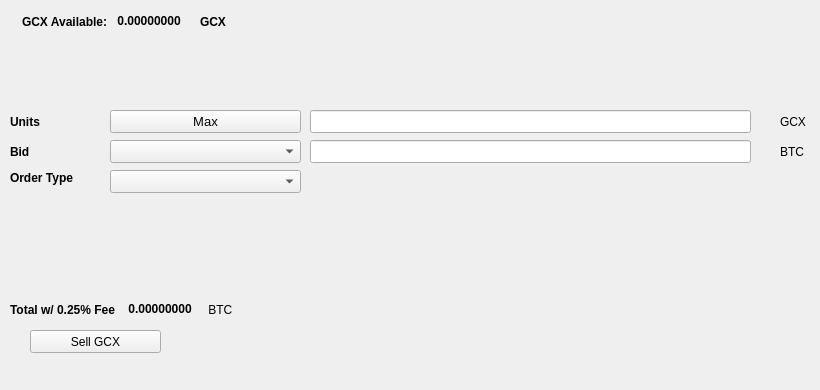
   <widget class="QWidget" name="SellTab">
    <attribute name="title">
     <string>Sell</string>
    </attribute>
    <widget class="QLabel" name="label_16">
     <property name="geometry">
      <rect>
       <x>780</x>
       <y>140</y>
       <width>31</width>
       <height>23</height>
      </rect>
     </property>
     <property name="text">
      <string>BTC</string>
     </property>
    </widget>
    <widget class="QComboBox" name="SellBidcomboBox">
     <property name="geometry">
      <rect>
       <x>110</x>
       <y>140</y>
       <width>191</width>
       <height>23</height>
      </rect>
     </property>
     <property name="font">
      <font>
       <pointsize>10</pointsize>
      </font>
     </property>
    </widget>
    <widget class="QLabel" name="label_18">
     <property name="geometry">
      <rect>
       <x>10</x>
       <y>110</y>
       <width>46</width>
       <height>23</height>
      </rect>
     </property>
     <property name="font">
      <font>
       <weight>75</weight>
       <bold>true</bold>
      </font>
     </property>
     <property name="text">
      <string>Units</string>
     </property>
    </widget>
    <widget class="QPushButton" name="Sell_Max_Amount">
     <property name="geometry">
      <rect>
       <x>110</x>
       <y>110</y>
       <width>191</width>
       <height>23</height>
      </rect>
     </property>
     <property name="font">
      <font>
       <pointsize>10</pointsize>
      </font>
     </property>
     <property name="text">
      <string>Max</string>
     </property>
    </widget>
    <widget class="QLabel" name="label_20">
     <property name="geometry">
      <rect>
       <x>10</x>
       <y>170</y>
       <width>91</width>
       <height>16</height>
      </rect>
     </property>
     <property name="font">
      <font>
       <weight>75</weight>
       <bold>true</bold>
      </font>
     </property>
     <property name="text">
      <string>Order Type</string>
     </property>
    </widget>
    <widget class="QComboBox" name="SellOrdertypeCombo">
     <property name="geometry">
      <rect>
       <x>110</x>
       <y>170</y>
       <width>191</width>
       <height>23</height>
      </rect>
     </property>
     <property name="font">
      <font>
       <pointsize>10</pointsize>
      </font>
     </property>
    </widget>
    <widget class="QLabel" name="label_21">
     <property name="geometry">
      <rect>
       <x>10</x>
       <y>140</y>
       <width>46</width>
       <height>23</height>
      </rect>
     </property>
     <property name="font">
      <font>
       <weight>75</weight>
       <bold>true</bold>
      </font>
     </property>
     <property name="text">
      <string>Bid</string>
     </property>
    </widget>
    <widget class="QLabel" name="label_22">
     <property name="geometry">
      <rect>
       <x>780</x>
       <y>110</y>
       <width>31</width>
       <height>23</height>
      </rect>
     </property>
     <property name="text">
      <string>GCX</string>
     </property>
    </widget>
    <widget class="QLineEdit" name="UnitsInputGCX">
     <property name="geometry">
      <rect>
       <x>310</x>
       <y>110</y>
       <width>441</width>
       <height>23</height>
      </rect>
     </property>
     <property name="font">
      <font>
       <pointsize>9</pointsize>
       <weight>75</weight>
       <bold>true</bold>
      </font>
     </property>
    </widget>
    <widget class="QLineEdit" name="SellBidPriceEdit">
     <property name="geometry">
      <rect>
       <x>310</x>
       <y>140</y>
       <width>441</width>
       <height>23</height>
      </rect>
     </property>
     <property name="font">
      <font>
       <pointsize>9</pointsize>
       <weight>75</weight>
       <bold>true</bold>
      </font>
     </property>
    </widget>
    <widget class="QPushButton" name="SellGCXBTN">
     <property name="geometry">
      <rect>
       <x>30</x>
       <y>330</y>
       <width>131</width>
       <height>23</height>
      </rect>
     </property>
     <property name="text">
      <string>Sell GCX</string>
     </property>
     <property name="icon">
      <iconset resource="../gcx">
       <normaloff>:/icons/bitcoin</normaloff>:/icons/bitcoin</iconset>
     </property>
    </widget>
    <widget class="QWidget" name="layoutWidget3">
     <property name="geometry">
      <rect>
       <x>22</x>
       <y>12</y>
       <width>258</width>
       <height>19</height>
      </rect>
     </property>
     <layout class="QHBoxLayout" name="horizontalLayout">
      <item>
       <widget class="QLabel" name="label232_2">
        <property name="font">
         <font>
          <weight>75</weight>
          <bold>true</bold>
         </font>
        </property>
        <property name="text">
         <string>GCX Available:</string>
        </property>
       </widget>
      </item>
      <item>
       <widget class="QLabel" name="GCXAvailableLabel">
        <property name="palette">
         <palette>
          <active>
           <colorrole role="WindowText">
            <brush brushstyle="SolidPattern">
             <color alpha="255">
              <red>0</red>
              <green>0</green>
              <blue>0</blue>
             </color>
            </brush>
           </colorrole>
           <colorrole role="Button">
            <brush brushstyle="SolidPattern">
             <color alpha="255">
              <red>0</red>
              <green>170</green>
              <blue>0</blue>
             </color>
            </brush>
           </colorrole>
           <colorrole role="Light">
            <brush brushstyle="SolidPattern">
             <color alpha="255">
              <red>0</red>
              <green>255</green>
              <blue>0</blue>
             </color>
            </brush>
           </colorrole>
           <colorrole role="Midlight">
            <brush brushstyle="SolidPattern">
             <color alpha="255">
              <red>0</red>
              <green>212</green>
              <blue>0</blue>
             </color>
            </brush>
           </colorrole>
           <colorrole role="Dark">
            <brush brushstyle="SolidPattern">
             <color alpha="255">
              <red>0</red>
              <green>85</green>
              <blue>0</blue>
             </color>
            </brush>
           </colorrole>
           <colorrole role="Mid">
            <brush brushstyle="SolidPattern">
             <color alpha="255">
              <red>0</red>
              <green>113</green>
              <blue>0</blue>
             </color>
            </brush>
           </colorrole>
           <colorrole role="Text">
            <brush brushstyle="SolidPattern">
             <color alpha="255">
              <red>0</red>
              <green>170</green>
              <blue>0</blue>
             </color>
            </brush>
           </colorrole>
           <colorrole role="BrightText">
            <brush brushstyle="SolidPattern">
             <color alpha="255">
              <red>255</red>
              <green>255</green>
              <blue>255</blue>
             </color>
            </brush>
           </colorrole>
           <colorrole role="ButtonText">
            <brush brushstyle="SolidPattern">
             <color alpha="255">
              <red>0</red>
              <green>0</green>
              <blue>0</blue>
             </color>
            </brush>
           </colorrole>
           <colorrole role="Base">
            <brush brushstyle="SolidPattern">
             <color alpha="255">
              <red>255</red>
              <green>255</green>
              <blue>255</blue>
             </color>
            </brush>
           </colorrole>
           <colorrole role="Window">
            <brush brushstyle="SolidPattern">
             <color alpha="255">
              <red>0</red>
              <green>170</green>
              <blue>0</blue>
             </color>
            </brush>
           </colorrole>
           <colorrole role="Shadow">
            <brush brushstyle="SolidPattern">
             <color alpha="255">
              <red>0</red>
              <green>0</green>
              <blue>0</blue>
             </color>
            </brush>
           </colorrole>
           <colorrole role="AlternateBase">
            <brush brushstyle="SolidPattern">
             <color alpha="255">
              <red>127</red>
              <green>212</green>
              <blue>127</blue>
             </color>
            </brush>
           </colorrole>
           <colorrole role="ToolTipBase">
            <brush brushstyle="SolidPattern">
             <color alpha="255">
              <red>255</red>
              <green>255</green>
              <blue>220</blue>
             </color>
            </brush>
           </colorrole>
           <colorrole role="ToolTipText">
            <brush brushstyle="SolidPattern">
             <color alpha="255">
              <red>0</red>
              <green>0</green>
              <blue>0</blue>
             </color>
            </brush>
           </colorrole>
          </active>
          <inactive>
           <colorrole role="WindowText">
            <brush brushstyle="SolidPattern">
             <color alpha="255">
              <red>0</red>
              <green>0</green>
              <blue>0</blue>
             </color>
            </brush>
           </colorrole>
           <colorrole role="Button">
            <brush brushstyle="SolidPattern">
             <color alpha="255">
              <red>0</red>
              <green>170</green>
              <blue>0</blue>
             </color>
            </brush>
           </colorrole>
           <colorrole role="Light">
            <brush brushstyle="SolidPattern">
             <color alpha="255">
              <red>0</red>
              <green>255</green>
              <blue>0</blue>
             </color>
            </brush>
           </colorrole>
           <colorrole role="Midlight">
            <brush brushstyle="SolidPattern">
             <color alpha="255">
              <red>0</red>
              <green>212</green>
              <blue>0</blue>
             </color>
            </brush>
           </colorrole>
           <colorrole role="Dark">
            <brush brushstyle="SolidPattern">
             <color alpha="255">
              <red>0</red>
              <green>85</green>
              <blue>0</blue>
             </color>
            </brush>
           </colorrole>
           <colorrole role="Mid">
            <brush brushstyle="SolidPattern">
             <color alpha="255">
              <red>0</red>
              <green>113</green>
              <blue>0</blue>
             </color>
            </brush>
           </colorrole>
           <colorrole role="Text">
            <brush brushstyle="SolidPattern">
             <color alpha="255">
              <red>0</red>
              <green>170</green>
              <blue>0</blue>
             </color>
            </brush>
           </colorrole>
           <colorrole role="BrightText">
            <brush brushstyle="SolidPattern">
             <color alpha="255">
              <red>255</red>
              <green>255</green>
              <blue>255</blue>
             </color>
            </brush>
           </colorrole>
           <colorrole role="ButtonText">
            <brush brushstyle="SolidPattern">
             <color alpha="255">
              <red>0</red>
              <green>0</green>
              <blue>0</blue>
             </color>
            </brush>
           </colorrole>
           <colorrole role="Base">
            <brush brushstyle="SolidPattern">
             <color alpha="255">
              <red>255</red>
              <green>255</green>
              <blue>255</blue>
             </color>
            </brush>
           </colorrole>
           <colorrole role="Window">
            <brush brushstyle="SolidPattern">
             <color alpha="255">
              <red>0</red>
              <green>170</green>
              <blue>0</blue>
             </color>
            </brush>
           </colorrole>
           <colorrole role="Shadow">
            <brush brushstyle="SolidPattern">
             <color alpha="255">
              <red>0</red>
              <green>0</green>
              <blue>0</blue>
             </color>
            </brush>
           </colorrole>
           <colorrole role="AlternateBase">
            <brush brushstyle="SolidPattern">
             <color alpha="255">
              <red>127</red>
              <green>212</green>
              <blue>127</blue>
             </color>
            </brush>
           </colorrole>
           <colorrole role="ToolTipBase">
            <brush brushstyle="SolidPattern">
             <color alpha="255">
              <red>255</red>
              <green>255</green>
              <blue>220</blue>
             </color>
            </brush>
           </colorrole>
           <colorrole role="ToolTipText">
            <brush brushstyle="SolidPattern">
             <color alpha="255">
              <red>0</red>
              <green>0</green>
              <blue>0</blue>
             </color>
            </brush>
           </colorrole>
          </inactive>
          <disabled>
           <colorrole role="WindowText">
            <brush brushstyle="SolidPattern">
             <color alpha="255">
              <red>0</red>
              <green>85</green>
              <blue>0</blue>
             </color>
            </brush>
           </colorrole>
           <colorrole role="Button">
            <brush brushstyle="SolidPattern">
             <color alpha="255">
              <red>0</red>
              <green>170</green>
              <blue>0</blue>
             </color>
            </brush>
           </colorrole>
           <colorrole role="Light">
            <brush brushstyle="SolidPattern">
             <color alpha="255">
              <red>0</red>
              <green>255</green>
              <blue>0</blue>
             </color>
            </brush>
           </colorrole>
           <colorrole role="Midlight">
            <brush brushstyle="SolidPattern">
             <color alpha="255">
              <red>0</red>
              <green>212</green>
              <blue>0</blue>
             </color>
            </brush>
           </colorrole>
           <colorrole role="Dark">
            <brush brushstyle="SolidPattern">
             <color alpha="255">
              <red>0</red>
              <green>85</green>
              <blue>0</blue>
             </color>
            </brush>
           </colorrole>
           <colorrole role="Mid">
            <brush brushstyle="SolidPattern">
             <color alpha="255">
              <red>0</red>
              <green>113</green>
              <blue>0</blue>
             </color>
            </brush>
           </colorrole>
           <colorrole role="Text">
            <brush brushstyle="SolidPattern">
             <color alpha="255">
              <red>0</red>
              <green>85</green>
              <blue>0</blue>
             </color>
            </brush>
           </colorrole>
           <colorrole role="BrightText">
            <brush brushstyle="SolidPattern">
             <color alpha="255">
              <red>255</red>
              <green>255</green>
              <blue>255</blue>
             </color>
            </brush>
           </colorrole>
           <colorrole role="ButtonText">
            <brush brushstyle="SolidPattern">
             <color alpha="255">
              <red>0</red>
              <green>85</green>
              <blue>0</blue>
             </color>
            </brush>
           </colorrole>
           <colorrole role="Base">
            <brush brushstyle="SolidPattern">
             <color alpha="255">
              <red>0</red>
              <green>170</green>
              <blue>0</blue>
             </color>
            </brush>
           </colorrole>
           <colorrole role="Window">
            <brush brushstyle="SolidPattern">
             <color alpha="255">
              <red>0</red>
              <green>170</green>
              <blue>0</blue>
             </color>
            </brush>
           </colorrole>
           <colorrole role="Shadow">
            <brush brushstyle="SolidPattern">
             <color alpha="255">
              <red>0</red>
              <green>0</green>
              <blue>0</blue>
             </color>
            </brush>
           </colorrole>
           <colorrole role="AlternateBase">
            <brush brushstyle="SolidPattern">
             <color alpha="255">
              <red>0</red>
              <green>170</green>
              <blue>0</blue>
             </color>
            </brush>
           </colorrole>
           <colorrole role="ToolTipBase">
            <brush brushstyle="SolidPattern">
             <color alpha="255">
              <red>255</red>
              <green>255</green>
              <blue>220</blue>
             </color>
            </brush>
           </colorrole>
           <colorrole role="ToolTipText">
            <brush brushstyle="SolidPattern">
             <color alpha="255">
              <red>0</red>
              <green>0</green>
              <blue>0</blue>
             </color>
            </brush>
           </colorrole>
          </disabled>
         </palette>
        </property>
        <property name="font">
         <font>
          <weight>75</weight>
          <bold>true</bold>
         </font>
        </property>
        <property name="text">
         <string> 0.00000000 </string>
        </property>
        <property name="textInteractionFlags">
         <set>Qt::LinksAccessibleByMouse|Qt::TextSelectableByKeyboard|Qt::TextSelectableByMouse</set>
        </property>
       </widget>
      </item>
      <item>
       <widget class="QLabel" name="labelGCX">
        <property name="font">
         <font>
          <weight>75</weight>
          <bold>true</bold>
         </font>
        </property>
        <property name="text">
         <string>GCX</string>
        </property>
       </widget>
      </item>
     </layout>
    </widget>
    <widget class="QWidget" name="layoutWidget">
     <property name="geometry">
      <rect>
       <x>10</x>
       <y>300</y>
       <width>268</width>
       <height>19</height>
      </rect>
     </property>
     <layout class="QHBoxLayout" name="horizontalLayout_2">
      <item>
       <widget class="QLabel" name="label_19">
        <property name="font">
         <font>
          <weight>75</weight>
          <bold>true</bold>
         </font>
        </property>
        <property name="text">
         <string>Total w/ 0.25% Fee </string>
        </property>
       </widget>
      </item>
      <item>
       <widget class="QLabel" name="SellCostLabel">
        <property name="palette">
         <palette>
          <active>
           <colorrole role="WindowText">
            <brush brushstyle="SolidPattern">
             <color alpha="255">
              <red>0</red>
              <green>0</green>
              <blue>0</blue>
             </color>
            </brush>
           </colorrole>
           <colorrole role="Button">
            <brush brushstyle="SolidPattern">
             <color alpha="255">
              <red>0</red>
              <green>170</green>
              <blue>0</blue>
             </color>
            </brush>
           </colorrole>
           <colorrole role="Light">
            <brush brushstyle="SolidPattern">
             <color alpha="255">
              <red>0</red>
              <green>255</green>
              <blue>0</blue>
             </color>
            </brush>
           </colorrole>
           <colorrole role="Midlight">
            <brush brushstyle="SolidPattern">
             <color alpha="255">
              <red>0</red>
              <green>212</green>
              <blue>0</blue>
             </color>
            </brush>
           </colorrole>
           <colorrole role="Dark">
            <brush brushstyle="SolidPattern">
             <color alpha="255">
              <red>0</red>
              <green>85</green>
              <blue>0</blue>
             </color>
            </brush>
           </colorrole>
           <colorrole role="Mid">
            <brush brushstyle="SolidPattern">
             <color alpha="255">
              <red>0</red>
              <green>113</green>
              <blue>0</blue>
             </color>
            </brush>
           </colorrole>
           <colorrole role="Text">
            <brush brushstyle="SolidPattern">
             <color alpha="255">
              <red>0</red>
              <green>170</green>
              <blue>0</blue>
             </color>
            </brush>
           </colorrole>
           <colorrole role="BrightText">
            <brush brushstyle="SolidPattern">
             <color alpha="255">
              <red>255</red>
              <green>255</green>
              <blue>255</blue>
             </color>
            </brush>
           </colorrole>
           <colorrole role="ButtonText">
            <brush brushstyle="SolidPattern">
             <color alpha="255">
              <red>0</red>
              <green>0</green>
              <blue>0</blue>
             </color>
            </brush>
           </colorrole>
           <colorrole role="Base">
            <brush brushstyle="SolidPattern">
             <color alpha="255">
              <red>255</red>
              <green>255</green>
              <blue>255</blue>
             </color>
            </brush>
           </colorrole>
           <colorrole role="Window">
            <brush brushstyle="SolidPattern">
             <color alpha="255">
              <red>0</red>
              <green>170</green>
              <blue>0</blue>
             </color>
            </brush>
           </colorrole>
           <colorrole role="Shadow">
            <brush brushstyle="SolidPattern">
             <color alpha="255">
              <red>0</red>
              <green>0</green>
              <blue>0</blue>
             </color>
            </brush>
           </colorrole>
           <colorrole role="AlternateBase">
            <brush brushstyle="SolidPattern">
             <color alpha="255">
              <red>127</red>
              <green>212</green>
              <blue>127</blue>
             </color>
            </brush>
           </colorrole>
           <colorrole role="ToolTipBase">
            <brush brushstyle="SolidPattern">
             <color alpha="255">
              <red>255</red>
              <green>255</green>
              <blue>220</blue>
             </color>
            </brush>
           </colorrole>
           <colorrole role="ToolTipText">
            <brush brushstyle="SolidPattern">
             <color alpha="255">
              <red>0</red>
              <green>0</green>
              <blue>0</blue>
             </color>
            </brush>
           </colorrole>
          </active>
          <inactive>
           <colorrole role="WindowText">
            <brush brushstyle="SolidPattern">
             <color alpha="255">
              <red>0</red>
              <green>0</green>
              <blue>0</blue>
             </color>
            </brush>
           </colorrole>
           <colorrole role="Button">
            <brush brushstyle="SolidPattern">
             <color alpha="255">
              <red>0</red>
              <green>170</green>
              <blue>0</blue>
             </color>
            </brush>
           </colorrole>
           <colorrole role="Light">
            <brush brushstyle="SolidPattern">
             <color alpha="255">
              <red>0</red>
              <green>255</green>
              <blue>0</blue>
             </color>
            </brush>
           </colorrole>
           <colorrole role="Midlight">
            <brush brushstyle="SolidPattern">
             <color alpha="255">
              <red>0</red>
              <green>212</green>
              <blue>0</blue>
             </color>
            </brush>
           </colorrole>
           <colorrole role="Dark">
            <brush brushstyle="SolidPattern">
             <color alpha="255">
              <red>0</red>
              <green>85</green>
              <blue>0</blue>
             </color>
            </brush>
           </colorrole>
           <colorrole role="Mid">
            <brush brushstyle="SolidPattern">
             <color alpha="255">
              <red>0</red>
              <green>113</green>
              <blue>0</blue>
             </color>
            </brush>
           </colorrole>
           <colorrole role="Text">
            <brush brushstyle="SolidPattern">
             <color alpha="255">
              <red>0</red>
              <green>170</green>
              <blue>0</blue>
             </color>
            </brush>
           </colorrole>
           <colorrole role="BrightText">
            <brush brushstyle="SolidPattern">
             <color alpha="255">
              <red>255</red>
              <green>255</green>
              <blue>255</blue>
             </color>
            </brush>
           </colorrole>
           <colorrole role="ButtonText">
            <brush brushstyle="SolidPattern">
             <color alpha="255">
              <red>0</red>
              <green>0</green>
              <blue>0</blue>
             </color>
            </brush>
           </colorrole>
           <colorrole role="Base">
            <brush brushstyle="SolidPattern">
             <color alpha="255">
              <red>255</red>
              <green>255</green>
              <blue>255</blue>
             </color>
            </brush>
           </colorrole>
           <colorrole role="Window">
            <brush brushstyle="SolidPattern">
             <color alpha="255">
              <red>0</red>
              <green>170</green>
              <blue>0</blue>
             </color>
            </brush>
           </colorrole>
           <colorrole role="Shadow">
            <brush brushstyle="SolidPattern">
             <color alpha="255">
              <red>0</red>
              <green>0</green>
              <blue>0</blue>
             </color>
            </brush>
           </colorrole>
           <colorrole role="AlternateBase">
            <brush brushstyle="SolidPattern">
             <color alpha="255">
              <red>127</red>
              <green>212</green>
              <blue>127</blue>
             </color>
            </brush>
           </colorrole>
           <colorrole role="ToolTipBase">
            <brush brushstyle="SolidPattern">
             <color alpha="255">
              <red>255</red>
              <green>255</green>
              <blue>220</blue>
             </color>
            </brush>
           </colorrole>
           <colorrole role="ToolTipText">
            <brush brushstyle="SolidPattern">
             <color alpha="255">
              <red>0</red>
              <green>0</green>
              <blue>0</blue>
             </color>
            </brush>
           </colorrole>
          </inactive>
          <disabled>
           <colorrole role="WindowText">
            <brush brushstyle="SolidPattern">
             <color alpha="255">
              <red>0</red>
              <green>85</green>
              <blue>0</blue>
             </color>
            </brush>
           </colorrole>
           <colorrole role="Button">
            <brush brushstyle="SolidPattern">
             <color alpha="255">
              <red>0</red>
              <green>170</green>
              <blue>0</blue>
             </color>
            </brush>
           </colorrole>
           <colorrole role="Light">
            <brush brushstyle="SolidPattern">
             <color alpha="255">
              <red>0</red>
              <green>255</green>
              <blue>0</blue>
             </color>
            </brush>
           </colorrole>
           <colorrole role="Midlight">
            <brush brushstyle="SolidPattern">
             <color alpha="255">
              <red>0</red>
              <green>212</green>
              <blue>0</blue>
             </color>
            </brush>
           </colorrole>
           <colorrole role="Dark">
            <brush brushstyle="SolidPattern">
             <color alpha="255">
              <red>0</red>
              <green>85</green>
              <blue>0</blue>
             </color>
            </brush>
           </colorrole>
           <colorrole role="Mid">
            <brush brushstyle="SolidPattern">
             <color alpha="255">
              <red>0</red>
              <green>113</green>
              <blue>0</blue>
             </color>
            </brush>
           </colorrole>
           <colorrole role="Text">
            <brush brushstyle="SolidPattern">
             <color alpha="255">
              <red>0</red>
              <green>85</green>
              <blue>0</blue>
             </color>
            </brush>
           </colorrole>
           <colorrole role="BrightText">
            <brush brushstyle="SolidPattern">
             <color alpha="255">
              <red>255</red>
              <green>255</green>
              <blue>255</blue>
             </color>
            </brush>
           </colorrole>
           <colorrole role="ButtonText">
            <brush brushstyle="SolidPattern">
             <color alpha="255">
              <red>0</red>
              <green>85</green>
              <blue>0</blue>
             </color>
            </brush>
           </colorrole>
           <colorrole role="Base">
            <brush brushstyle="SolidPattern">
             <color alpha="255">
              <red>0</red>
              <green>170</green>
              <blue>0</blue>
             </color>
            </brush>
           </colorrole>
           <colorrole role="Window">
            <brush brushstyle="SolidPattern">
             <color alpha="255">
              <red>0</red>
              <green>170</green>
              <blue>0</blue>
             </color>
            </brush>
           </colorrole>
           <colorrole role="Shadow">
            <brush brushstyle="SolidPattern">
             <color alpha="255">
              <red>0</red>
              <green>0</green>
              <blue>0</blue>
             </color>
            </brush>
           </colorrole>
           <colorrole role="AlternateBase">
            <brush brushstyle="SolidPattern">
             <color alpha="255">
              <red>0</red>
              <green>170</green>
              <blue>0</blue>
             </color>
            </brush>
           </colorrole>
           <colorrole role="ToolTipBase">
            <brush brushstyle="SolidPattern">
             <color alpha="255">
              <red>255</red>
              <green>255</green>
              <blue>220</blue>
             </color>
            </brush>
           </colorrole>
           <colorrole role="ToolTipText">
            <brush brushstyle="SolidPattern">
             <color alpha="255">
              <red>0</red>
              <green>0</green>
              <blue>0</blue>
             </color>
            </brush>
           </colorrole>
          </disabled>
         </palette>
        </property>
        <property name="font">
         <font>
          <weight>75</weight>
          <bold>true</bold>
         </font>
        </property>
        <property name="autoFillBackground">
         <bool>false</bool>
        </property>
        <property name="text">
         <string> 0.00000000</string>
        </property>
        <property name="textInteractionFlags">
         <set>Qt::LinksAccessibleByMouse|Qt::TextSelectableByMouse</set>
        </property>
       </widget>
      </item>
      <item>
       <widget class="QLabel" name="label_17">
        <property name="font">
         <font>
          <weight>50</weight>
          <bold>false</bold>
         </font>
        </property>
        <property name="text">
         <string> BTC</string>
        </property>
       </widget>
      </item>
     </layout>
    </widget>
    <widget class="QLabel" name="label_23">
     <property name="geometry">
      <rect>
       <x>460</x>
       <y>300</y>
       <width>281</width>
       <height>81</height>
      </rect>
     </property>
     <property name="text">
      <string/>
     </property>
     <property name="pixmap">
      <pixmap>:/images/bittrex</pixmap>
     </property>
    </widget>
   </widget>
